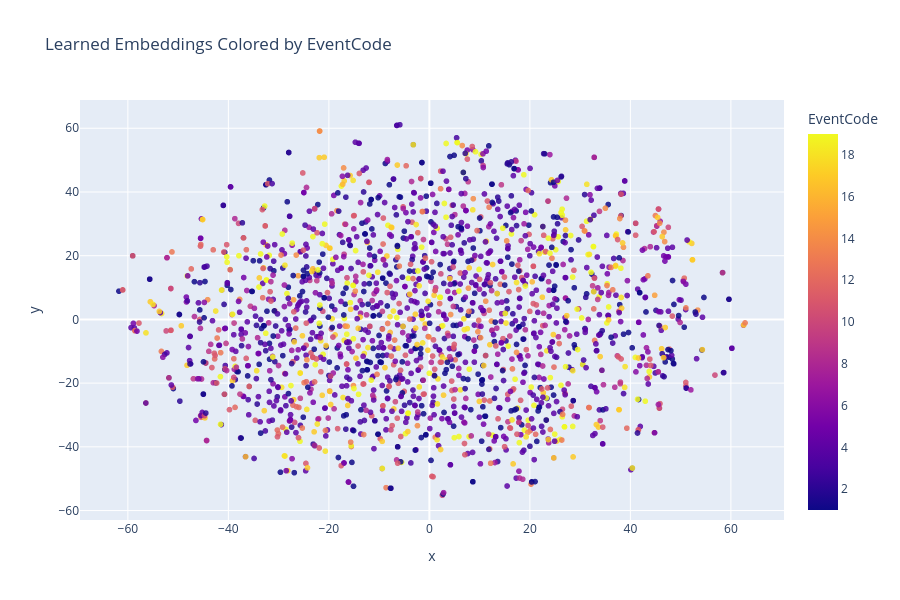

The notebook cell saved with this chart:
### Code cell
df_plot = pd.DataFrame({
    "x": emb2d_tsne[:,0],
    "y": emb2d_tsne[:,1],
    "GlobalEventID": global_ids,
    "EventCode": eventcodes.astype(int)
})

fig = px.scatter(
    df_plot,
    x="x",
    y="y",
    color="EventCode",
    hover_data=["GlobalEventID", "EventCode"],
    title="Learned Embeddings Colored by EventCode"
)

fig.update_traces(marker=dict(size=6, opacity=0.85))
fig.update_layout(width=900, height=600)
fig.show()

### Figure 1 — Plotly figure (JSON) as saved in the notebook; plotly's stock layout.template omitted (floating-point values rounded to 4 significant figures; data arrays with more than 128 entries replaced by an {"elided": "..."} marker saying what was removed)
{"data": [{"customdata": {"elided": "2000x2 int values"}, "hovertemplate": "x=%{x}<br>y=%{y}<br>GlobalEventID=%{customdata[0]}<br>EventCode=%{marker.color}<extra></extra>", "legendgroup": "", "marker": {"color": {"elided": "2000 int values"}, "coloraxis": "coloraxis", "opacity": 0.85, "size": 6, "symbol": "circle"}, "mode": "markers", "name": "", "showlegend": false, "type": "scattergl", "x": {"elided": "2000 float values"}, "xaxis": "x", "y": {"elided": "2000 float values"}, "yaxis": "y"}], "layout": {"coloraxis": {"colorbar": {"title": {"text": "EventCode"}}, "colorscale": [[0, "#0d0887"], [0.1111, "#46039f"], [0.2222, "#7201a8"], [0.3333, "#9c179e"], [0.4444, "#bd3786"], [0.5556, "#d8576b"], [0.6667, "#ed7953"], [0.7778, "#fb9f3a"], [0.8889, "#fdca26"], [1, "#f0f921"]]}, "height": 600, "legend": {"tracegroupgap": 0}, "title": {"text": "Learned Embeddings Colored by EventCode"}, "width": 900, "xaxis": {"anchor": "y", "domain": [0, 1], "title": {"text": "x"}}, "yaxis": {"anchor": "x", "domain": [0, 1], "title": {"text": "y"}}}}
